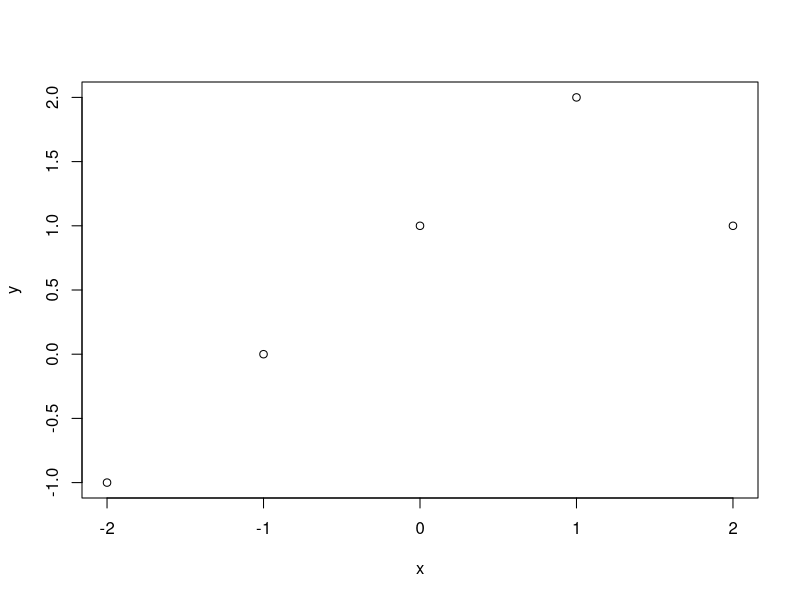

Recreate this plot in R.
# Thomas Meagher HW4 Q3
# Section 7.9, Page 298, question 3

x = seq(-2,2)
y = 1 + x + -2 * (x-1)^2 * (x>1)
lm(y~x)
plot(x, y)
